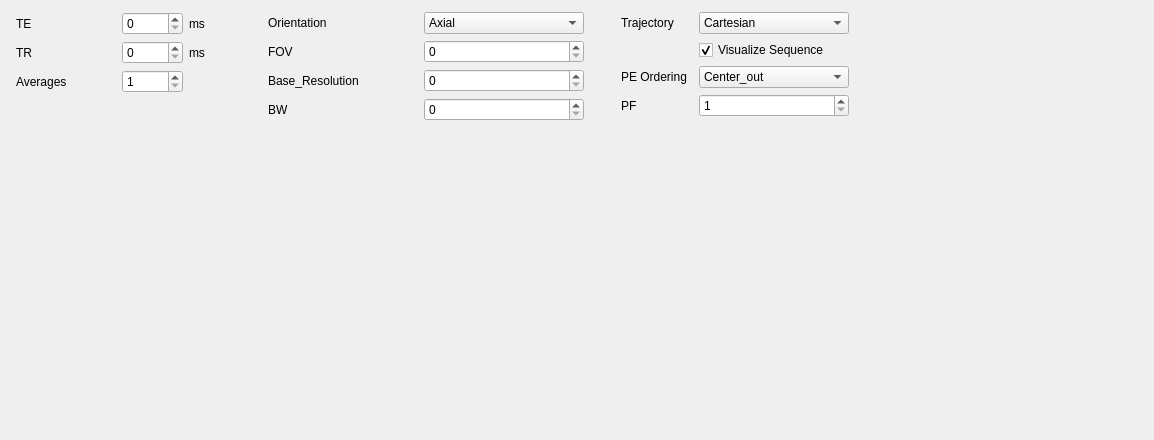
<?xml version="1.0" encoding="UTF-8"?>
<ui version="4.0">
 <class>Form</class>
 <widget class="QWidget" name="Form">
  <property name="geometry">
   <rect>
    <x>0</x>
    <y>0</y>
    <width>1154</width>
    <height>440</height>
   </rect>
  </property>
  <property name="windowTitle">
   <string>Form</string>
  </property>
  <property name="whatsThis">
   <string>pop up trajectory graph</string>
  </property>
  <widget class="QWidget" name="layoutWidget">
   <property name="geometry">
    <rect>
     <x>16</x>
     <y>12</y>
     <width>833</width>
     <height>483</height>
    </rect>
   </property>
   <layout class="QHBoxLayout" name="horizontalLayout">
    <item>
     <layout class="QGridLayout" name="gridLayout">
      <item row="1" column="0">
       <widget class="QLabel" name="label_2">
        <property name="text">
         <string>TR</string>
        </property>
       </widget>
      </item>
      <item row="1" column="1">
       <widget class="QSpinBox" name="TRSpinBox">
        <property name="maximum">
         <number>10000</number>
        </property>
       </widget>
      </item>
      <item row="1" column="2">
       <widget class="QLabel" name="label_4">
        <property name="text">
         <string>ms</string>
        </property>
       </widget>
      </item>
      <item row="0" column="0">
       <widget class="QLabel" name="label">
        <property name="minimumSize">
         <size>
          <width>100</width>
          <height>0</height>
         </size>
        </property>
        <property name="text">
         <string>TE</string>
        </property>
       </widget>
      </item>
      <item row="0" column="1">
       <widget class="QSpinBox" name="TESpinBox">
        <property name="maximum">
         <number>10000</number>
        </property>
       </widget>
      </item>
      <item row="0" column="2">
       <widget class="QLabel" name="label_3">
        <property name="text">
         <string>ms</string>
        </property>
       </widget>
      </item>
      <item row="2" column="0">
       <widget class="QLabel" name="label_5">
        <property name="text">
         <string>Averages</string>
        </property>
       </widget>
      </item>
      <item row="2" column="1">
       <widget class="QSpinBox" name="NSA_SpinBox">
        <property name="minimum">
         <number>1</number>
        </property>
       </widget>
      </item>
      <item row="3" column="0">
       <spacer name="verticalSpacer">
        <property name="orientation">
         <enum>Qt::Vertical</enum>
        </property>
        <property name="sizeHint" stdset="0">
         <size>
          <width>20</width>
          <height>40</height>
         </size>
        </property>
       </spacer>
      </item>
     </layout>
    </item>
    <item>
     <spacer name="horizontalSpacer_2">
      <property name="orientation">
       <enum>Qt::Horizontal</enum>
      </property>
      <property name="sizeType">
       <enum>QSizePolicy::Fixed</enum>
      </property>
      <property name="sizeHint" stdset="0">
       <size>
        <width>18</width>
        <height>20</height>
       </size>
      </property>
     </spacer>
    </item>
    <item>
     <layout class="QGridLayout" name="gridLayout_2">
      <item row="1" column="0">
       <widget class="QLabel" name="label_6">
        <property name="minimumSize">
         <size>
          <width>100</width>
          <height>0</height>
         </size>
        </property>
        <property name="text">
         <string>FOV</string>
        </property>
       </widget>
      </item>
      <item row="2" column="0">
       <widget class="QLabel" name="label_9">
        <property name="minimumSize">
         <size>
          <width>150</width>
          <height>0</height>
         </size>
        </property>
        <property name="text">
         <string>Base_Resolution</string>
        </property>
       </widget>
      </item>
      <item row="3" column="1">
       <widget class="QSpinBox" name="BW_SpinBox">
        <property name="minimumSize">
         <size>
          <width>160</width>
          <height>0</height>
         </size>
        </property>
        <property name="maximum">
         <number>99999</number>
        </property>
       </widget>
      </item>
      <item row="3" column="0">
       <widget class="QLabel" name="label_10">
        <property name="text">
         <string>BW</string>
        </property>
       </widget>
      </item>
      <item row="1" column="2">
       <widget class="QLabel" name="label_8">
        <property name="text">
         <string/>
        </property>
       </widget>
      </item>
      <item row="1" column="1">
       <widget class="QSpinBox" name="FOV_SpinBox">
        <property name="minimumSize">
         <size>
          <width>160</width>
          <height>0</height>
         </size>
        </property>
        <property name="maximum">
         <number>99999</number>
        </property>
       </widget>
      </item>
      <item row="0" column="1">
       <widget class="QComboBox" name="Orientation_ComboBox">
        <property name="minimumSize">
         <size>
          <width>160</width>
          <height>0</height>
         </size>
        </property>
        <property name="currentText">
         <string>Axial</string>
        </property>
        <item>
         <property name="text">
          <string>Axial</string>
         </property>
        </item>
        <item>
         <property name="text">
          <string>Coronal</string>
         </property>
        </item>
        <item>
         <property name="text">
          <string>Sagittal</string>
         </property>
        </item>
       </widget>
      </item>
      <item row="4" column="0" colspan="2">
       <spacer name="verticalSpacer_2">
        <property name="orientation">
         <enum>Qt::Vertical</enum>
        </property>
        <property name="sizeHint" stdset="0">
         <size>
          <width>20</width>
          <height>352</height>
         </size>
        </property>
       </spacer>
      </item>
      <item row="0" column="0">
       <widget class="QLabel" name="label_7">
        <property name="text">
         <string>Orientation</string>
        </property>
       </widget>
      </item>
      <item row="2" column="1">
       <widget class="QSpinBox" name="Base_Resolution_SpinBox">
        <property name="minimumSize">
         <size>
          <width>160</width>
          <height>0</height>
         </size>
        </property>
        <property name="maximum">
         <number>99999</number>
        </property>
       </widget>
      </item>
     </layout>
    </item>
    <item>
     <spacer name="horizontalSpacer_3">
      <property name="orientation">
       <enum>Qt::Horizontal</enum>
      </property>
      <property name="sizeType">
       <enum>QSizePolicy::Minimum</enum>
      </property>
      <property name="sizeHint" stdset="0">
       <size>
        <width>18</width>
        <height>20</height>
       </size>
      </property>
     </spacer>
    </item>
    <item>
     <layout class="QGridLayout" name="gridLayout_3">
      <item row="3" column="1">
       <widget class="QSpinBox" name="PF_SpinBox">
        <property name="minimumSize">
         <size>
          <width>120</width>
          <height>0</height>
         </size>
        </property>
        <property name="minimum">
         <number>1</number>
        </property>
       </widget>
      </item>
      <item row="4" column="1">
       <spacer name="verticalSpacer_3">
        <property name="orientation">
         <enum>Qt::Vertical</enum>
        </property>
        <property name="sizeHint" stdset="0">
         <size>
          <width>20</width>
          <height>352</height>
         </size>
        </property>
       </spacer>
      </item>
      <item row="1" column="1">
       <widget class="QCheckBox" name="visualize_traj_CheckBox">
        <property name="enabled">
         <bool>true</bool>
        </property>
        <property name="whatsThis">
         <string>pop up trajectory graph</string>
        </property>
        <property name="text">
         <string>Visualize Sequence</string>
        </property>
        <property name="checked">
         <bool>true</bool>
        </property>
        <property name="tristate">
         <bool>false</bool>
        </property>
       </widget>
      </item>
      <item row="2" column="1">
       <widget class="QComboBox" name="PE_Ordering_ComboBox">
        <property name="minimumSize">
         <size>
          <width>150</width>
          <height>0</height>
         </size>
        </property>
        <item>
         <property name="text">
          <string>Center_out</string>
         </property>
        </item>
        <item>
         <property name="text">
          <string>Linear_up</string>
         </property>
        </item>
       </widget>
      </item>
      <item row="3" column="0">
       <widget class="QLabel" name="label_13">
        <property name="text">
         <string>PF</string>
        </property>
       </widget>
      </item>
      <item row="0" column="0">
       <widget class="QLabel" name="label_11">
        <property name="text">
         <string>Trajectory</string>
        </property>
       </widget>
      </item>
      <item row="2" column="0">
       <widget class="QLabel" name="label_12">
        <property name="text">
         <string>PE Ordering</string>
        </property>
       </widget>
      </item>
      <item row="0" column="1">
       <widget class="QComboBox" name="Trajectory_ComboBox">
        <property name="minimumSize">
         <size>
          <width>120</width>
          <height>0</height>
         </size>
        </property>
        <item>
         <property name="text">
          <string>Cartesian</string>
         </property>
        </item>
       </widget>
      </item>
     </layout>
    </item>
   </layout>
  </widget>
 </widget>
 <resources/>
 <connections/>
</ui>
